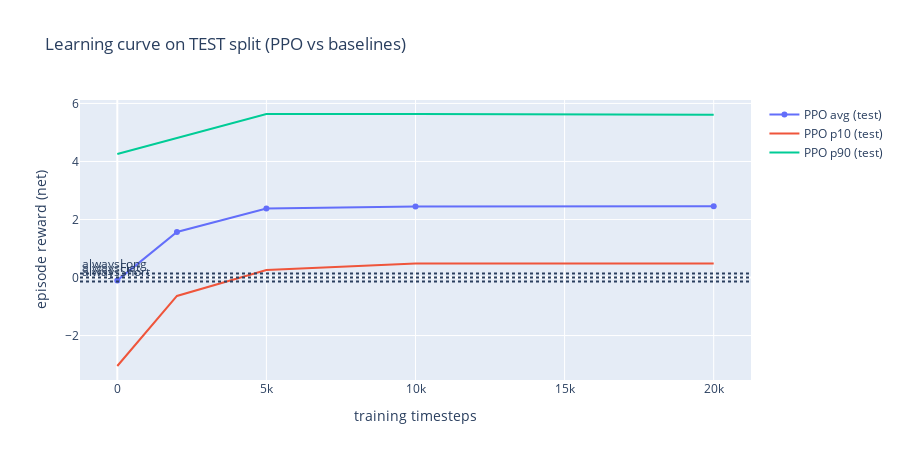

Notebook code for this chart:
### Markdown cell above
### Train/test split + learning curve (more honest)



This evaluates generalization: train PPO on earlier episodes and measure performance on later episodes.



It also plots a simple learning curve vs baselines on the **test** split.

### Code cell
# Sort by episode start time, then take an 80/20 split.
import plotly.graph_objects as go

usable_eps = [
    ep
    for ep in episodes
    if isinstance(ep, dict)
    and isinstance(ep.get("transitions"), list)
    and ep.get("transitions")
]

usable_eps = sorted(usable_eps, key=lambda ep: int(ep.get("startTs", 0)))

split = max(1, int(0.8 * len(usable_eps)))

train_eps = usable_eps[:split]

test_eps = usable_eps[split:]

if len(test_eps) == 0:
    # fallback if too few episodes

    train_eps = usable_eps

    test_eps = usable_eps


print(
    "episodes usable:",
    len(usable_eps),
    "train:",
    len(train_eps),
    "test:",
    len(test_eps),
)


def make_env_for(eps, seed=0):
    return ReplayEpisodeEnv(
        eps,
        trade_cost_pct=RL_TRADE_COST_PCT,
        dd_penalty=RL_DD_PENALTY,
        horizon=FORECAST_HORIZON,
        seed=seed,
    )


def eval_on_eps(model_or_none, eps, n_eval=100, policy="ppo"):
    base = make_env_for(eps, seed=123)

    rewards = []

    for _ in range(n_eval):
        obs, _ = base.reset()

        done = False

        total = 0.0

        while not done:
            if policy == "ppo":
                a, _ = model_or_none.predict(obs, deterministic=True)

                action = int(a)

            elif policy == "alwaysFlat":
                action = 0

            elif policy == "alwaysLong":
                action = 1

            elif policy == "alwaysShort":
                action = 2

            else:
                action = 0

            obs, r, done, _, _ = base.step(action)

            total += float(r)

        rewards.append(total)

    rewards = np.asarray(rewards, dtype=float)

    return {
        "avg": float(rewards.mean()),
        "med": float(np.median(rewards)),
        "p10": float(np.quantile(rewards, 0.10)),
        "p90": float(np.quantile(rewards, 0.90)),
    }


# Learning curve: train in chunks and evaluate on TEST after each chunk.

chunks = [0, 2000, 5000, 10000, 20000]

chunks = [c for c in chunks if c <= RL_TRAIN_STEPS]

if chunks[-1] != RL_TRAIN_STEPS:
    chunks.append(RL_TRAIN_STEPS)

chunks = sorted(set(chunks))


env_train = DummyVecEnv([lambda: make_env_for(train_eps, seed=42)])

lc_model = PPO("MlpPolicy", env_train, verbose=0)


rows_lc = []

prev = 0

for steps in chunks:
    delta = steps - prev

    if delta > 0:
        lc_model.learn(total_timesteps=delta)

    prev = steps

    m = eval_on_eps(lc_model, test_eps, n_eval=100, policy="ppo")

    rows_lc.append(
        {"trainSteps": int(steps), "avg": m["avg"], "p10": m["p10"], "p90": m["p90"]}
    )


# Baselines on the same TEST split.

b_flat = eval_on_eps(None, test_eps, n_eval=200, policy="alwaysFlat")

b_long = eval_on_eps(None, test_eps, n_eval=200, policy="alwaysLong")

b_short = eval_on_eps(None, test_eps, n_eval=200, policy="alwaysShort")


lc = pd.DataFrame(rows_lc)

baseline_tbl = pd.DataFrame(
    [
        {"policy": "alwaysFlat", **b_flat},
        {"policy": "alwaysLong", **b_long},
        {"policy": "alwaysShort", **b_short},
    ]
).sort_values("avg", ascending=False)


display(lc)

display(baseline_tbl)




fig = go.Figure()

fig.add_trace(
    go.Scatter(
        x=lc["trainSteps"], y=lc["avg"], mode="lines+markers", name="PPO avg (test)"
    )
)

fig.add_trace(
    go.Scatter(x=lc["trainSteps"], y=lc["p10"], mode="lines", name="PPO p10 (test)")
)

fig.add_trace(
    go.Scatter(x=lc["trainSteps"], y=lc["p90"], mode="lines", name="PPO p90 (test)")
)


for row in baseline_tbl.itertuples(index=False):
    fig.add_hline(
        y=float(row.avg),
        line_dash="dot",
        annotation_text=str(row.policy),
        annotation_position="top left",
    )


fig.update_layout(
    title="Learning curve on TEST split (PPO vs baselines)",
    xaxis_title="training timesteps",
    yaxis_title="episode reward (net)",
    height=460,
)

fig

### Figure 1 — Plotly figure (JSON) as saved in the notebook; plotly's stock layout.template omitted (floating-point values rounded to 4 significant figures)
{"data": [{"mode": "lines+markers", "name": "PPO avg (test)", "type": "scatter", "x": [0, 2000, 5000, 10000, 20000], "y": [-0.09865, 1.568, 2.376, 2.451, 2.455]}, {"mode": "lines", "name": "PPO p10 (test)", "type": "scatter", "x": [0, 2000, 5000, 10000, 20000], "y": [-3.05, -0.636, 0.259, 0.4864, 0.4864]}, {"mode": "lines", "name": "PPO p90 (test)", "type": "scatter", "x": [0, 2000, 5000, 10000, 20000], "y": [4.257, 4.809, 5.636, 5.636, 5.611]}], "layout": {"annotations": [{"showarrow": false, "text": "alwaysLong", "x": 0, "xanchor": "left", "xref": "x domain", "y": 0.1375, "yanchor": "bottom", "yref": "y"}, {"showarrow": false, "text": "alwaysFlat", "x": 0, "xanchor": "left", "xref": "x domain", "y": 0, "yanchor": "bottom", "yref": "y"}, {"showarrow": false, "text": "alwaysShort", "x": 0, "xanchor": "left", "xref": "x domain", "y": -0.1375, "yanchor": "bottom", "yref": "y"}], "height": 460, "shapes": [{"line": {"dash": "dot"}, "type": "line", "x0": 0, "x1": 1, "xref": "x domain", "y0": 0.1375, "y1": 0.1375, "yref": "y"}, {"line": {"dash": "dot"}, "type": "line", "x0": 0, "x1": 1, "xref": "x domain", "y0": 0, "y1": 0, "yref": "y"}, {"line": {"dash": "dot"}, "type": "line", "x0": 0, "x1": 1, "xref": "x domain", "y0": -0.1375, "y1": -0.1375, "yref": "y"}], "title": {"text": "Learning curve on TEST split (PPO vs baselines)"}, "xaxis": {"title": {"text": "training timesteps"}}, "yaxis": {"title": {"text": "episode reward (net)"}}}}
